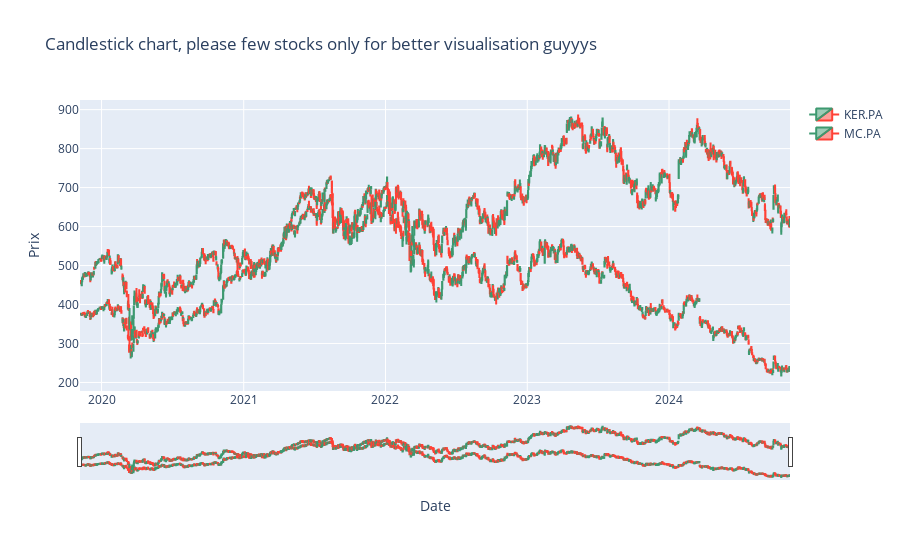

The notebook cell saved with this chart:
### Code cell
fig = go.Figure()
for symbol in tickers_symbols_candel:
    df = stocks_dico[symbol]  
    fig.add_trace(go.Candlestick(       # Utilisé pour ajouter 1 série à une figure
        x=df.index,
        open=df['Open'],
        high=df['High'],
        low=df['Low'],
        close=df['Close'],
        name=symbol 
    ))

fig.update_layout(
    title='Candlestick chart, please few stocks only for better visualisation guyyys',
    xaxis_title='Date',
    yaxis_title='Prix',
    xaxis_rangeslider_visible=True  # Activer le sélecteur de plage
)

fig.show()

### Figure 1 — Plotly figure (JSON) as saved in the notebook; plotly's stock layout.template omitted (floating-point values rounded to 4 significant figures; data arrays with more than 128 entries replaced by an {"elided": "..."} marker saying what was removed)
{"data": [{"close": {"elided": "1285 float values"}, "high": {"elided": "1285 float values"}, "low": {"elided": "1285 float values"}, "name": "KER.PA", "open": {"elided": "1285 float values"}, "type": "candlestick", "x": {"elided": "1285 str values"}}, {"close": {"elided": "1285 float values"}, "high": {"elided": "1285 float values"}, "low": {"elided": "1285 float values"}, "name": "MC.PA", "open": {"elided": "1285 float values"}, "type": "candlestick", "x": {"elided": "1285 str values"}}], "layout": {"title": {"text": "Candlestick chart, please few stocks only for better visualisation guyyys"}, "xaxis": {"rangeslider": {"visible": true}, "title": {"text": "Date"}}, "yaxis": {"title": {"text": "Prix"}}}}
